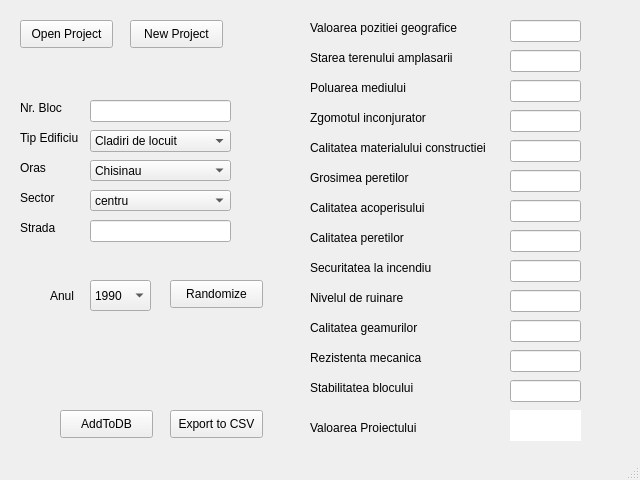
<?xml version="1.0" encoding="UTF-8"?>
<ui version="4.0">
 <class>MainWindow</class>
 <widget class="QMainWindow" name="MainWindow">
  <property name="geometry">
   <rect>
    <x>0</x>
    <y>0</y>
    <width>640</width>
    <height>480</height>
   </rect>
  </property>
  <property name="windowTitle">
   <string>MainWindow</string>
  </property>
  <widget class="QWidget" name="centralwidget">
   <widget class="QPushButton" name="pushButton">
    <property name="geometry">
     <rect>
      <x>170</x>
      <y>410</y>
      <width>93</width>
      <height>28</height>
     </rect>
    </property>
    <property name="text">
     <string>Export to CSV</string>
    </property>
   </widget>
   <widget class="QPushButton" name="pushButton_2">
    <property name="geometry">
     <rect>
      <x>60</x>
      <y>410</y>
      <width>93</width>
      <height>28</height>
     </rect>
    </property>
    <property name="text">
     <string>AddToDB</string>
    </property>
   </widget>
   <widget class="QPushButton" name="pushButton_3">
    <property name="geometry">
     <rect>
      <x>20</x>
      <y>20</y>
      <width>93</width>
      <height>28</height>
     </rect>
    </property>
    <property name="text">
     <string>Open Project</string>
    </property>
   </widget>
   <widget class="QPushButton" name="pushButton_4">
    <property name="geometry">
     <rect>
      <x>130</x>
      <y>20</y>
      <width>93</width>
      <height>28</height>
     </rect>
    </property>
    <property name="text">
     <string>New Project</string>
    </property>
   </widget>
   <widget class="QLineEdit" name="lineEdit">
    <property name="geometry">
     <rect>
      <x>90</x>
      <y>100</y>
      <width>141</width>
      <height>22</height>
     </rect>
    </property>
   </widget>
   <widget class="QLabel" name="label">
    <property name="geometry">
     <rect>
      <x>20</x>
      <y>100</y>
      <width>55</width>
      <height>16</height>
     </rect>
    </property>
    <property name="text">
     <string>Nr. Bloc</string>
    </property>
   </widget>
   <widget class="QLabel" name="label_2">
    <property name="geometry">
     <rect>
      <x>20</x>
      <y>130</y>
      <width>61</width>
      <height>16</height>
     </rect>
    </property>
    <property name="text">
     <string>Tip Edificiu</string>
    </property>
   </widget>
   <widget class="QLabel" name="label_3">
    <property name="geometry">
     <rect>
      <x>20</x>
      <y>160</y>
      <width>55</width>
      <height>16</height>
     </rect>
    </property>
    <property name="text">
     <string>Oras</string>
    </property>
   </widget>
   <widget class="QLabel" name="label_4">
    <property name="geometry">
     <rect>
      <x>20</x>
      <y>190</y>
      <width>55</width>
      <height>16</height>
     </rect>
    </property>
    <property name="text">
     <string>Sector</string>
    </property>
   </widget>
   <widget class="QLineEdit" name="lineEdit_5">
    <property name="geometry">
     <rect>
      <x>90</x>
      <y>220</y>
      <width>141</width>
      <height>22</height>
     </rect>
    </property>
   </widget>
   <widget class="QLabel" name="label_5">
    <property name="geometry">
     <rect>
      <x>20</x>
      <y>220</y>
      <width>55</width>
      <height>16</height>
     </rect>
    </property>
    <property name="text">
     <string>Strada</string>
    </property>
   </widget>
   <widget class="QComboBox" name="comboBox">
    <property name="geometry">
     <rect>
      <x>90</x>
      <y>130</y>
      <width>141</width>
      <height>22</height>
     </rect>
    </property>
    <item>
     <property name="text">
      <string>Cladiri de locuit</string>
     </property>
    </item>
    <item>
     <property name="text">
      <string>Cladiri social-culturale</string>
     </property>
    </item>
    <item>
     <property name="text">
      <string>Cladiri industriale</string>
     </property>
    </item>
   </widget>
   <widget class="QLabel" name="label_6">
    <property name="geometry">
     <rect>
      <x>50</x>
      <y>280</y>
      <width>51</width>
      <height>31</height>
     </rect>
    </property>
    <property name="text">
     <string>Anul</string>
    </property>
   </widget>
   <widget class="QComboBox" name="comboBox_2">
    <property name="geometry">
     <rect>
      <x>90</x>
      <y>280</y>
      <width>61</width>
      <height>31</height>
     </rect>
    </property>
    <item>
     <property name="text">
      <string>1990</string>
     </property>
    </item>
    <item>
     <property name="text">
      <string>1991</string>
     </property>
    </item>
    <item>
     <property name="text">
      <string>1992</string>
     </property>
    </item>
    <item>
     <property name="text">
      <string>1993</string>
     </property>
    </item>
    <item>
     <property name="text">
      <string>1994</string>
     </property>
    </item>
    <item>
     <property name="text">
      <string>1995</string>
     </property>
    </item>
    <item>
     <property name="text">
      <string>1996</string>
     </property>
    </item>
    <item>
     <property name="text">
      <string>1997</string>
     </property>
    </item>
    <item>
     <property name="text">
      <string>1998</string>
     </property>
    </item>
    <item>
     <property name="text">
      <string>1999</string>
     </property>
    </item>
    <item>
     <property name="text">
      <string>2000</string>
     </property>
    </item>
    <item>
     <property name="text">
      <string>2001</string>
     </property>
    </item>
    <item>
     <property name="text">
      <string>2002</string>
     </property>
    </item>
    <item>
     <property name="text">
      <string>2003</string>
     </property>
    </item>
    <item>
     <property name="text">
      <string>2004</string>
     </property>
    </item>
    <item>
     <property name="text">
      <string>2005</string>
     </property>
    </item>
    <item>
     <property name="text">
      <string>2006</string>
     </property>
    </item>
    <item>
     <property name="text">
      <string>2007</string>
     </property>
    </item>
    <item>
     <property name="text">
      <string>2008</string>
     </property>
    </item>
    <item>
     <property name="text">
      <string>2009</string>
     </property>
    </item>
    <item>
     <property name="text">
      <string>2010</string>
     </property>
    </item>
    <item>
     <property name="text">
      <string>2011</string>
     </property>
    </item>
    <item>
     <property name="text">
      <string>2012</string>
     </property>
    </item>
    <item>
     <property name="text">
      <string>2013</string>
     </property>
    </item>
    <item>
     <property name="text">
      <string>2014</string>
     </property>
    </item>
    <item>
     <property name="text">
      <string>2015</string>
     </property>
    </item>
    <item>
     <property name="text">
      <string>2016</string>
     </property>
    </item>
    <item>
     <property name="text">
      <string>2017</string>
     </property>
    </item>
    <item>
     <property name="text">
      <string>2018</string>
     </property>
    </item>
    <item>
     <property name="text">
      <string>2019</string>
     </property>
    </item>
    <item>
     <property name="text">
      <string>2020</string>
     </property>
    </item>
   </widget>
   <widget class="QComboBox" name="comboBox_3">
    <property name="geometry">
     <rect>
      <x>90</x>
      <y>160</y>
      <width>141</width>
      <height>21</height>
     </rect>
    </property>
    <item>
     <property name="text">
      <string>Chisinau</string>
     </property>
    </item>
    <item>
     <property name="text">
      <string>Balti</string>
     </property>
    </item>
    <item>
     <property name="text">
      <string>Orhei</string>
     </property>
    </item>
    <item>
     <property name="text">
      <string>Tiraspol</string>
     </property>
    </item>
    <item>
     <property name="text">
      <string>Ribnita</string>
     </property>
    </item>
   </widget>
   <widget class="QComboBox" name="comboBox_4">
    <property name="geometry">
     <rect>
      <x>90</x>
      <y>190</y>
      <width>141</width>
      <height>21</height>
     </rect>
    </property>
    <item>
     <property name="text">
      <string>centru</string>
     </property>
    </item>
    <item>
     <property name="text">
      <string>nord</string>
     </property>
    </item>
    <item>
     <property name="text">
      <string>sud</string>
     </property>
    </item>
    <item>
     <property name="text">
      <string>vest</string>
     </property>
    </item>
    <item>
     <property name="text">
      <string>est</string>
     </property>
    </item>
    <item>
     <property name="text">
      <string>Botanica</string>
     </property>
    </item>
    <item>
     <property name="text">
      <string>Buiucani</string>
     </property>
    </item>
    <item>
     <property name="text">
      <string>Centru</string>
     </property>
    </item>
    <item>
     <property name="text">
      <string>Ciocana</string>
     </property>
    </item>
    <item>
     <property name="text">
      <string>Rascani</string>
     </property>
    </item>
   </widget>
   <widget class="QLabel" name="label_7">
    <property name="geometry">
     <rect>
      <x>310</x>
      <y>20</y>
      <width>201</width>
      <height>16</height>
     </rect>
    </property>
    <property name="text">
     <string>Valoarea pozitiei geografice</string>
    </property>
   </widget>
   <widget class="QLineEdit" name="lineEdit_6">
    <property name="geometry">
     <rect>
      <x>510</x>
      <y>20</y>
      <width>71</width>
      <height>22</height>
     </rect>
    </property>
   </widget>
   <widget class="QLabel" name="label_8">
    <property name="geometry">
     <rect>
      <x>310</x>
      <y>50</y>
      <width>201</width>
      <height>16</height>
     </rect>
    </property>
    <property name="text">
     <string>Starea terenului amplasarii</string>
    </property>
   </widget>
   <widget class="QLineEdit" name="lineEdit_7">
    <property name="geometry">
     <rect>
      <x>510</x>
      <y>50</y>
      <width>71</width>
      <height>22</height>
     </rect>
    </property>
   </widget>
   <widget class="QLabel" name="label_9">
    <property name="geometry">
     <rect>
      <x>310</x>
      <y>80</y>
      <width>201</width>
      <height>16</height>
     </rect>
    </property>
    <property name="text">
     <string>Poluarea mediului</string>
    </property>
   </widget>
   <widget class="QLineEdit" name="lineEdit_8">
    <property name="geometry">
     <rect>
      <x>510</x>
      <y>80</y>
      <width>71</width>
      <height>22</height>
     </rect>
    </property>
   </widget>
   <widget class="QLabel" name="label_10">
    <property name="geometry">
     <rect>
      <x>310</x>
      <y>110</y>
      <width>201</width>
      <height>16</height>
     </rect>
    </property>
    <property name="text">
     <string>Zgomotul inconjurator</string>
    </property>
   </widget>
   <widget class="QLineEdit" name="lineEdit_9">
    <property name="geometry">
     <rect>
      <x>510</x>
      <y>110</y>
      <width>71</width>
      <height>22</height>
     </rect>
    </property>
   </widget>
   <widget class="QLabel" name="label_11">
    <property name="geometry">
     <rect>
      <x>310</x>
      <y>140</y>
      <width>201</width>
      <height>16</height>
     </rect>
    </property>
    <property name="text">
     <string>Calitatea materialului constructiei</string>
    </property>
   </widget>
   <widget class="QLineEdit" name="lineEdit_10">
    <property name="geometry">
     <rect>
      <x>510</x>
      <y>140</y>
      <width>71</width>
      <height>22</height>
     </rect>
    </property>
   </widget>
   <widget class="QLabel" name="label_12">
    <property name="geometry">
     <rect>
      <x>310</x>
      <y>170</y>
      <width>201</width>
      <height>16</height>
     </rect>
    </property>
    <property name="text">
     <string>Grosimea peretilor</string>
    </property>
   </widget>
   <widget class="QLineEdit" name="lineEdit_11">
    <property name="geometry">
     <rect>
      <x>510</x>
      <y>170</y>
      <width>71</width>
      <height>22</height>
     </rect>
    </property>
   </widget>
   <widget class="QLabel" name="label_13">
    <property name="geometry">
     <rect>
      <x>310</x>
      <y>200</y>
      <width>201</width>
      <height>16</height>
     </rect>
    </property>
    <property name="text">
     <string>Calitatea acoperisului</string>
    </property>
   </widget>
   <widget class="QLineEdit" name="lineEdit_12">
    <property name="geometry">
     <rect>
      <x>510</x>
      <y>200</y>
      <width>71</width>
      <height>22</height>
     </rect>
    </property>
   </widget>
   <widget class="QLabel" name="label_14">
    <property name="geometry">
     <rect>
      <x>310</x>
      <y>230</y>
      <width>201</width>
      <height>16</height>
     </rect>
    </property>
    <property name="text">
     <string>Calitatea peretilor</string>
    </property>
   </widget>
   <widget class="QLineEdit" name="lineEdit_13">
    <property name="geometry">
     <rect>
      <x>510</x>
      <y>230</y>
      <width>71</width>
      <height>22</height>
     </rect>
    </property>
   </widget>
   <widget class="QLabel" name="label_15">
    <property name="geometry">
     <rect>
      <x>310</x>
      <y>260</y>
      <width>201</width>
      <height>16</height>
     </rect>
    </property>
    <property name="text">
     <string>Securitatea la incendiu</string>
    </property>
   </widget>
   <widget class="QLineEdit" name="lineEdit_14">
    <property name="geometry">
     <rect>
      <x>510</x>
      <y>260</y>
      <width>71</width>
      <height>22</height>
     </rect>
    </property>
   </widget>
   <widget class="QLabel" name="label_16">
    <property name="geometry">
     <rect>
      <x>310</x>
      <y>290</y>
      <width>201</width>
      <height>16</height>
     </rect>
    </property>
    <property name="text">
     <string>Nivelul de ruinare</string>
    </property>
   </widget>
   <widget class="QLineEdit" name="lineEdit_15">
    <property name="geometry">
     <rect>
      <x>510</x>
      <y>290</y>
      <width>71</width>
      <height>22</height>
     </rect>
    </property>
   </widget>
   <widget class="QLabel" name="label_17">
    <property name="geometry">
     <rect>
      <x>310</x>
      <y>320</y>
      <width>201</width>
      <height>16</height>
     </rect>
    </property>
    <property name="text">
     <string>Calitatea geamurilor</string>
    </property>
   </widget>
   <widget class="QLineEdit" name="lineEdit_16">
    <property name="geometry">
     <rect>
      <x>510</x>
      <y>320</y>
      <width>71</width>
      <height>22</height>
     </rect>
    </property>
   </widget>
   <widget class="QLabel" name="label_18">
    <property name="geometry">
     <rect>
      <x>310</x>
      <y>350</y>
      <width>201</width>
      <height>16</height>
     </rect>
    </property>
    <property name="text">
     <string>Rezistenta mecanica</string>
    </property>
   </widget>
   <widget class="QLineEdit" name="lineEdit_17">
    <property name="geometry">
     <rect>
      <x>510</x>
      <y>350</y>
      <width>71</width>
      <height>22</height>
     </rect>
    </property>
   </widget>
   <widget class="QLabel" name="label_19">
    <property name="geometry">
     <rect>
      <x>310</x>
      <y>380</y>
      <width>201</width>
      <height>16</height>
     </rect>
    </property>
    <property name="text">
     <string>Stabilitatea blocului</string>
    </property>
   </widget>
   <widget class="QLineEdit" name="lineEdit_18">
    <property name="geometry">
     <rect>
      <x>510</x>
      <y>380</y>
      <width>71</width>
      <height>22</height>
     </rect>
    </property>
   </widget>
   <widget class="QLabel" name="label_20">
    <property name="geometry">
     <rect>
      <x>310</x>
      <y>420</y>
      <width>191</width>
      <height>16</height>
     </rect>
    </property>
    <property name="styleSheet">
     <string notr="true">font: 75 12pt &quot;MS Shell Dlg 2&quot;;</string>
    </property>
    <property name="text">
     <string>Valoarea Proiectului</string>
    </property>
   </widget>
   <widget class="QLabel" name="label_21">
    <property name="geometry">
     <rect>
      <x>510</x>
      <y>410</y>
      <width>71</width>
      <height>31</height>
     </rect>
    </property>
    <property name="styleSheet">
     <string notr="true">background-color:rgb(255, 255, 255);
color:rgb(255, 0, 0);
font: 75 12pt &quot;MS Shell Dlg 2&quot;;</string>
    </property>
    <property name="text">
     <string/>
    </property>
   </widget>
   <widget class="QPushButton" name="pushButton_5">
    <property name="geometry">
     <rect>
      <x>170</x>
      <y>280</y>
      <width>93</width>
      <height>28</height>
     </rect>
    </property>
    <property name="text">
     <string>Randomize</string>
    </property>
   </widget>
  </widget>
  <widget class="QStatusBar" name="statusbar"/>
  <action name="actionw1">
   <property name="text">
    <string>w1</string>
   </property>
  </action>
 </widget>
 <resources/>
 <connections/>
</ui>
